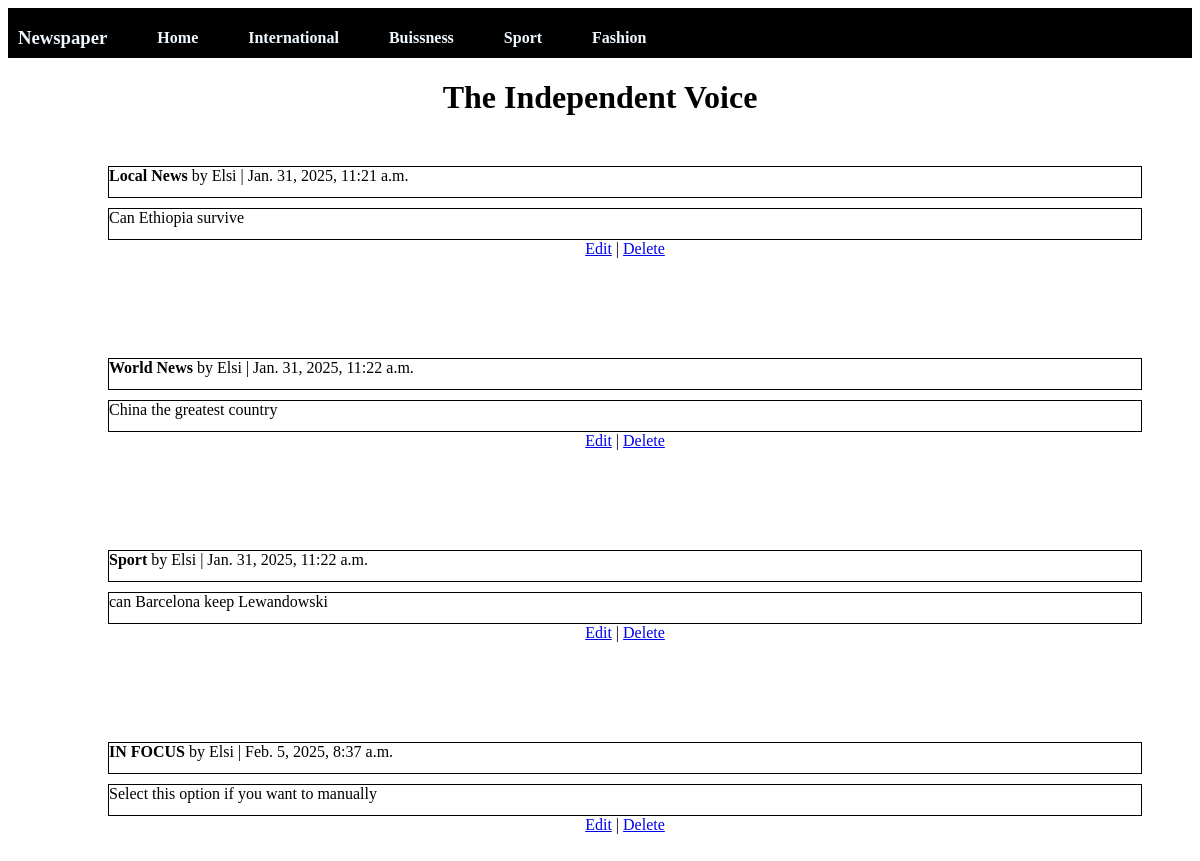
Before: / with the older database file.
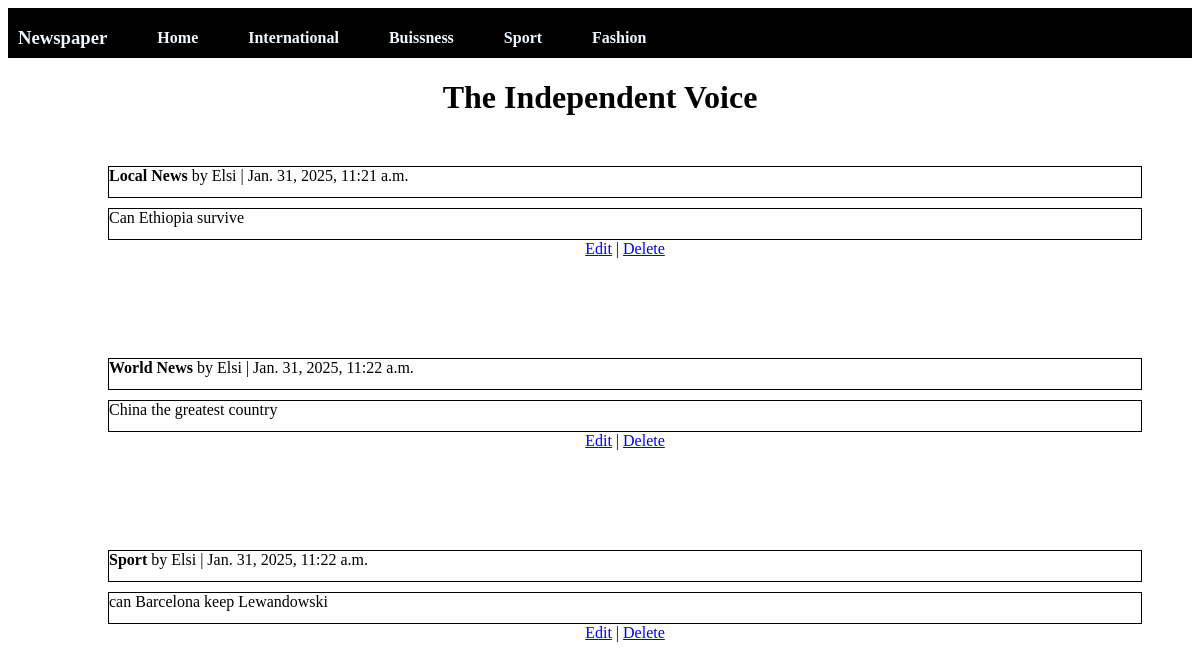
After: the same page with the newer database file.
### articles/models.py (models this page shows, shortened)
class Article(models.Model):
    title = models.CharField(max_length=150)
    body = models.TextField()
    date = models.DateTimeField(auto_now_add=True)
    author = models.ForeignKey(
        get_user_model(),
        on_delete= models.CASCADE
    )

### articles/views.py (the view)
# urls.py: path("", ArticleListView.as_view(), name="list")
class ArticleListView(ListView):
    model = Article
    template_name = "articles/list.html"

### articles/templates/articles/list.html (shortened to what this page needs)
{% extends 'articles/home.html' %}
{% load static %}
{% block body %}
<div class="news">
    <h3>Newspaper</h3>
    <h4>Home</h4>
    <h4>International</h4>
    <h4>Buissness</h4>
    <h4>Sport</h4>
    <h4>Fashion</h4>
</div>
<div class="head">
    <h1>The Independent Voice</h1>
</div>
{% for article in object_list %}
<div class="all">
    <div class="clas">
    <span class="elsi">{{article.title}}</span>
    <span>by {{article.author}} | {{article.date}}</span>
</div>
<div class="body">
    {{article.body}}
</div>
<div class="a">
    <a href="#">Edit</a> | <a href="#">Delete</a>
</div>
</div>
{% endfor %}
{% endblock %}

### articles/templates/articles/home.html (shortened to what this page needs)
<!DOCTYPE html>
<html>
    <head>
        {% load static %}
        <link href="{% static 'articles/home.css' %}" rel="stylesheet">
    </head>
    <body>
        {% block body %}
        {% endblock %}
    </body>
</html>

### articles/static/articles/home.css (style rules this page uses)
.news { display: flex; gap: 50px; background-color: black; color: aliceblue; padding-left: 10px; height: 50px; }
.head { text-align: center; }
.all { margin: 50px; padding-left: 50px; }
.elsi { font-weight: bold; }
.clas { margin-bottom: 10px; border: 1px solid black; height: 30px; }
.body { border: 1px solid black; height: 30px; }
.a { text-align: center; padding-bottom: 50px; }

Changed rows visible on the page:
removed Article: title "IN FOCUS", author "Elsi", date "Feb. 5, 2025, 8:37 a.m.", body "Select this option if you want to manually"
